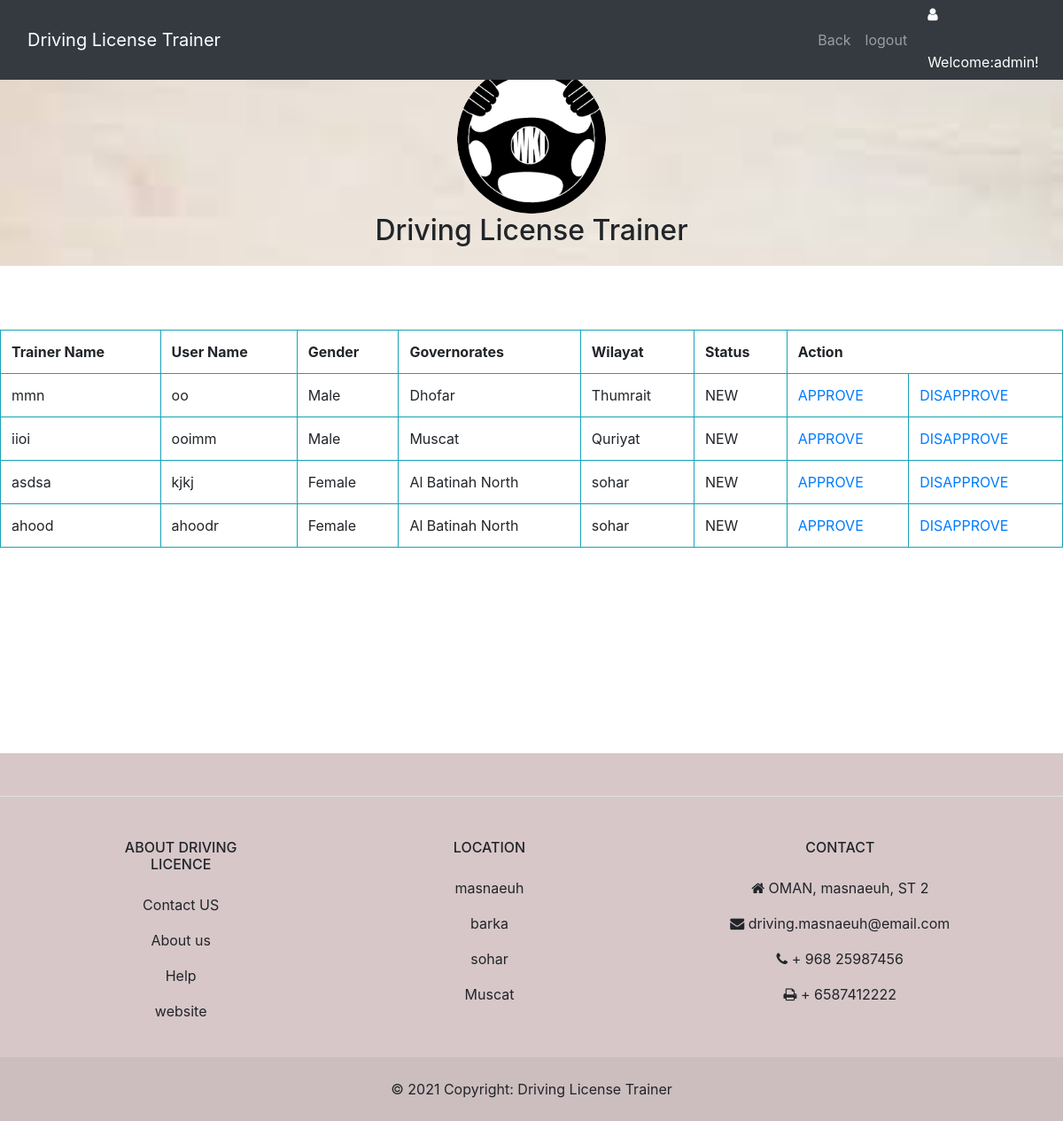
Screenshot of /admin_View_Your_Trainer.php (signed in) with the database file from the repository.
### tables this page shows
CREATE TABLE IF NOT EXISTS `tbltrainer` (
  `trid` int(10) NOT NULL AUTO_INCREMENT,
  `fname` varchar(15) NOT NULL,
  `lname` varchar(15) NOT NULL,
  `email` varchar(50) NOT NULL,
  `phone` int(8) NOT NULL,
  `address` varchar(30) NOT NULL,
  `brithdate` date NOT NULL,
  `gender` varchar(10) NOT NULL,
  `licensing` blob NOT NULL,
  `IDcard` blob NOT NULL,
  `seq` varchar(100) NOT NULL,
  `answer` varchar(50) NOT NULL,
  `username` varchar(20) NOT NULL,
  `password` varchar(8) NOT NULL,
  `status` varchar(20) NOT NULL,
  `gname` varchar(30) NOT NULL,
  `wname` varchar(30) NOT NULL,
  PRIMARY KEY (`trid`)
);

### admin_View_Your_Trainer.php (the view, shortened to what this page needs)
<!DOCTYPE html PUBLIC "-//W3C//DTD XHTML 1.0 Transitional//EN" "http://www.w3.org/TR/xhtml1/DTD/xhtml1-transitional.dtd">
<html xmlns="http://www.w3.org/1999/xhtml">
<head>
<link rel="stylesheet" type="text/css"  href="BOOTSTRAPFILE/css/bootstrap.css">
    </head>
    <body  style="margin:0; padding:0; border:0;  background-color:white   ">
       <nav class="navbar navbar-expand-lg navbar-dark bg-dark fixed-top">
     <div class="container">
     <a class="navbar-brand" href="#">Driving License Trainer </a>
      <div class="collapse navbar-collapse" id="navbarResponsive">
         <ul class="navbar-nav ml-auto">
                     <li class="nav-item">
            <a class="nav-link" href="AdminHomepage.php">Back</a>
          </li>
          <li class="nav-item">
            <a class="nav-link" href="logout.php">logout </a>
          </li>
        </ul>
      </div>
    </div>   <div class="icon" style="color: #FFFFFF"><i class="fa  fa-user" style="width:30px; height:50px"></i>Welcome:<?php
	$usernamea= $_SESSION['txtid1'];
	include ("connect.php");
	$qryname = "select * from  tbladmin where ausername='$usernamea' ";
	$result = mysqli_query($con,$qryname);
	while($rows = mysqli_fetch_assoc($result))
	{ $namee=$rows['aname'];
}
	echo $namee. "!";
	?></div>
  </nav>
 <header class="text-center" style="background-image:url('img/bg1.jpg'); background-repeat:no-repeat; background-size:cover; height: 300px;">
    &nbsp;<br /><br /><br />
	 <img class="img-fluid rounded-circle"  src="img/images.png" alt="" height="147" width="168">
	 <h2>Driving License Trainer</h2>
	 </header>
<br /><br />
<?php
    include('connect.php');
$q="select * from  tbltrainer  where status='NEW'   ";
$r=mysqli_query($con,$q);
$num=mysqli_num_rows($r);
	if ($num > 0){
	echo "<br>";
echo"<table  class=table table-striped  border=1 width=700 align=center cellspacing=0>";
echo"<th class='border border-info'>  Trainer Name";
echo"<th class='border border-info'> User Name	";
echo"<th class='border border-info'> Gender";
echo"<th class='border border-info'> Governorates";
echo"<th class='border border-info'> Wilayat";
echo"<th class='border border-info'>  Status";
echo"<th colspan ='2' class='border border-info'> Action";
echo"<tr>";
while($row = mysqli_fetch_assoc($r)) {
$fname=$row["fname"];
$username=$row["username"];
$gender=$row["gender"];
$gname=$row["gname"];
$wname=$row["wname"];
$status=$row["status"];
echo"<tr class='border border-info'>";
echo"<td class='border border-info'>$fname";
echo"<td class='border border-info'>$username";
echo"<td class='border border-info'>$gender";
echo"<td class='border border-info'>$gname";
echo"<td class='border border-info'>$wname";
echo"<td class='border border-info'>$status";
echo"<td class='border border-info'><a href='Approve.php?username=$username'>APPROVE</a>";
 echo"<td class='border border-info'><a href='disApprove.php?username=$username'>DISAPPROVE</a>";
echo"</tr>";
		}
echo"</table><br>";
}else{
	echo "<center>There is No New Trainer! <br></center>";
			unset($_SESSION["username"]);
}
?>
<br />
	   <br />
       <br />
<br /><br />
  <br />
    <br />
  <br />
<link href="https://cdnjs.cloudflare.com/ajax/libs/font-awesome/4.7.0/css/font-awesome.min.css" rel="stylesheet">
<footer class="auto-style2">
  <section
    class="d-flex justify-content-center justify-content-lg-between p-4 border-bottom bg-dinager"
       >
  </section>
  <section class="">
    <div class="container text-center text-md-start mt-5">
      <div class="row mt-3">
               <div class="col-md-2 col-lg-2 col-xl-2 mx-auto mb-4">
          <h6 class="text-uppercase fw-bold mb-4">
            About Driving Licence
          </h6>
          <p>
            <a href="#!" class="text-reset">Contact US </a>
          </p>
          <p>
            <a href="#!" class="text-reset">About us</a>
          </p>
          <p>
            <a href="#!" class="text-reset">Help</a>
          </p>
          <p>
            <a href="#!" class="text-reset">website</a>
          </p>
        </div>
        <div class="col-md-3 col-lg-2 col-xl-2 mx-auto mb-4">
          <h6 class="text-uppercase fw-bold mb-4">
            Location
          </h6>
          <p>
            <a href="#!" class="text-reset">masnaeuh</a>
          </p>
          <p>
            <a href="#!" class="text-reset">barka</a>
          </p>
          <p>
            <a href="#!" class="text-reset">sohar</a>
          </p>
          <p>
            <a href="#!" class="text-reset">Muscat</a>
          </p>
        </div>
        <div class="col-md-4 col-lg-3 col-xl-3 mx-auto mb-md-0 mb-4">
          <h6 class="text-uppercase fw-bold mb-4">
            Contact
          </h6>
          <p><i class="fa fa-home me-3"></i> OMAN, masnaeuh, ST 2</p>
          <p>
            <i class="fa fa-envelope me-3"></i>
            driving.masnaeuh@email.com
          </p>
          <p><i class="fa fa-phone me-3"></i> + 968 25987456</p>
          <p><i class="fa fa-print me-3"></i> + 6587412222</p>
        </div>
      </div>
    </div>
  </section>
  <div class="text-center p-4" style="background-color: rgba(0, 0, 0, 0.05);">
    © 2021 Copyright:
    <a class="text-reset fw-bold" href="https://mdbootstrap.com/">Driving License Trainer</a>
  </div>
</footer>
</body>
</html>

### admin_View_Your_Trainer.php (style rules this page uses)
.auto-style2 { background-color: #D7C7C9; }

### rows the page displays
tbltrainer: fname "mmn", username "oo", gender "Male", gname "Dhofar", wname "Thumrait", status "NEW"
tbltrainer: fname "iioi", username "ooimm", gender "Male", gname "Muscat", wname "Quriyat", status "NEW"
tbltrainer: fname "asdsa", username "kjkj", gender "Female", gname "Al Batinah North", wname "sohar", status "NEW"
tbltrainer: fname "ahood", username "ahoodr", gender "Female", gname "Al Batinah North", wname "sohar", status "NEW"

### other values shown
$namee "admin"
